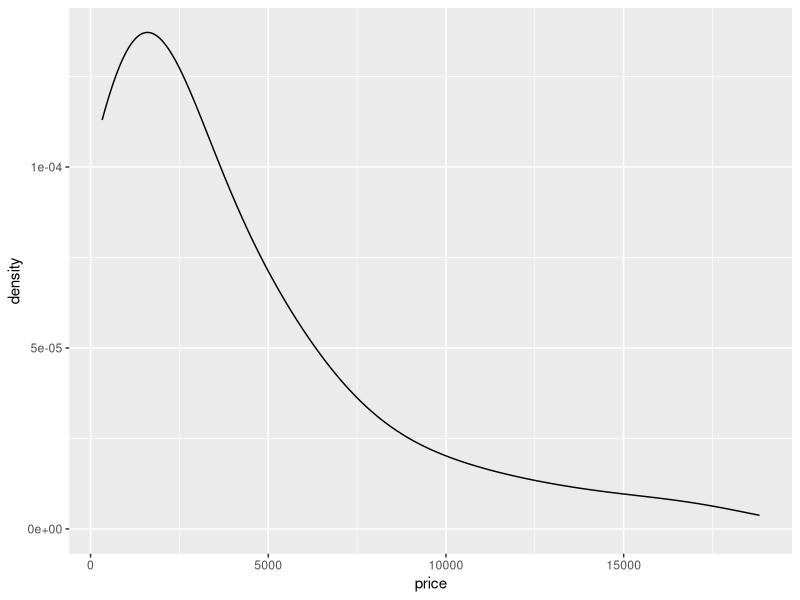
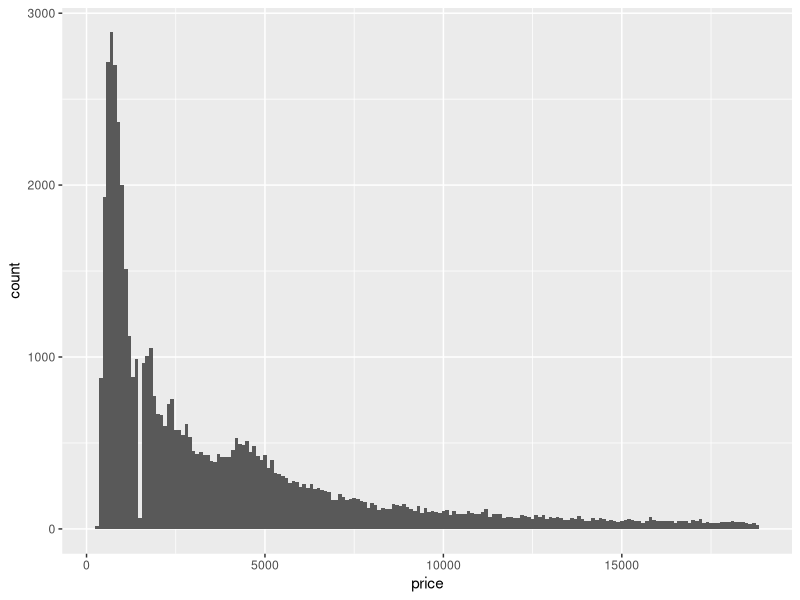
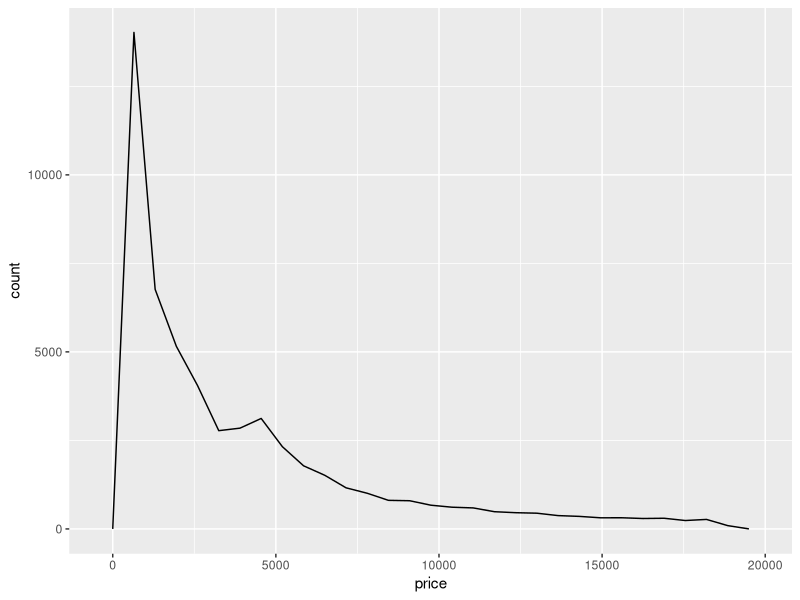
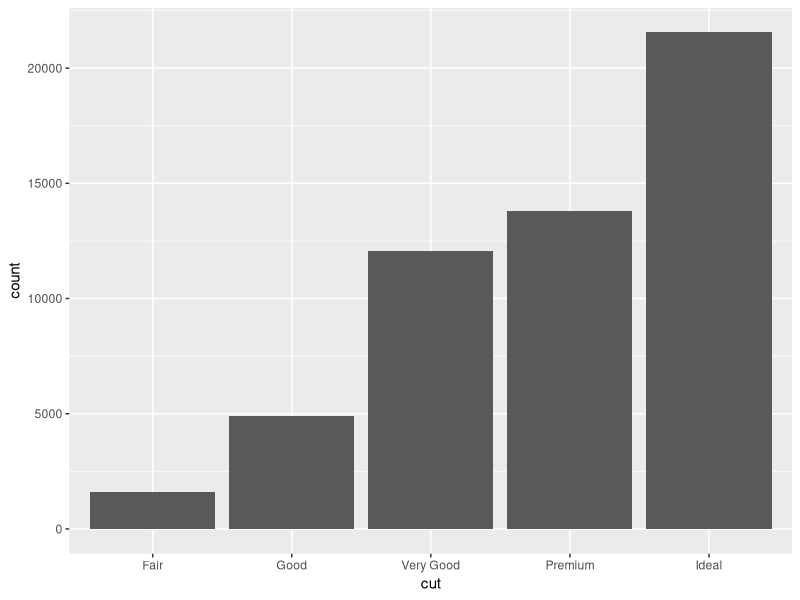
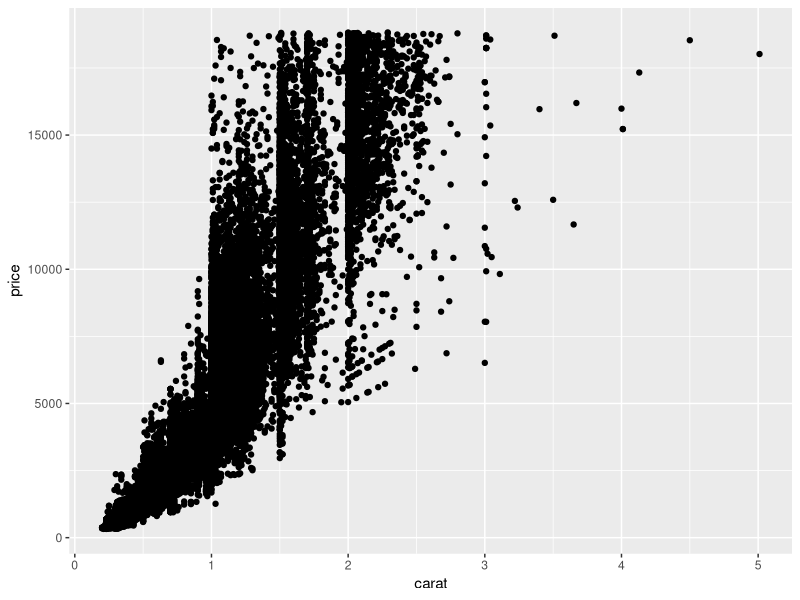
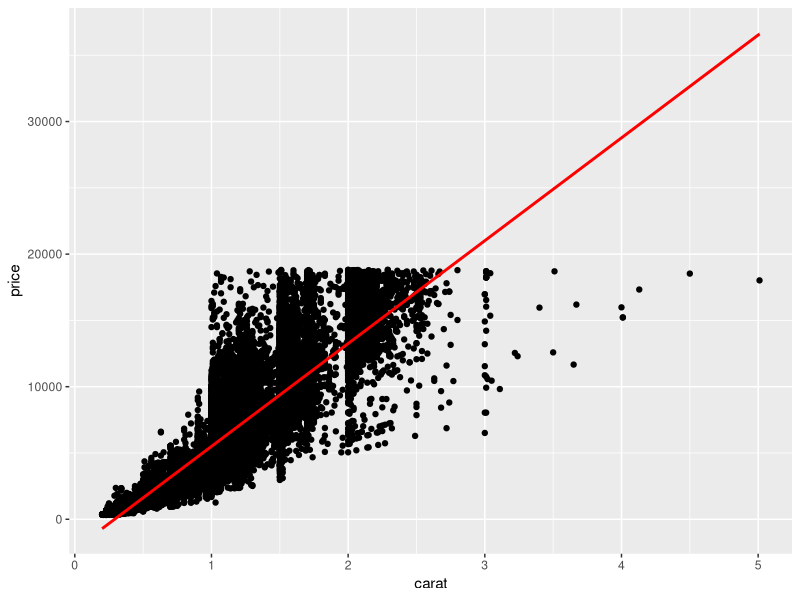
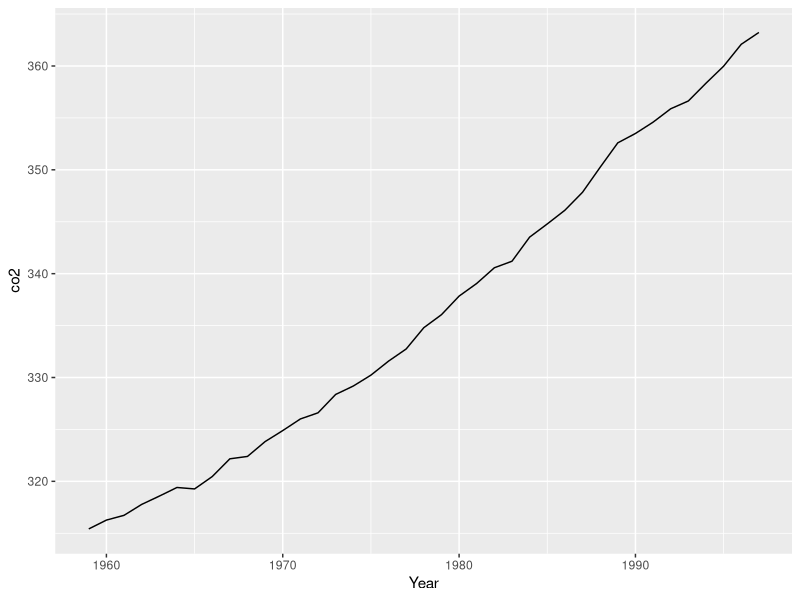
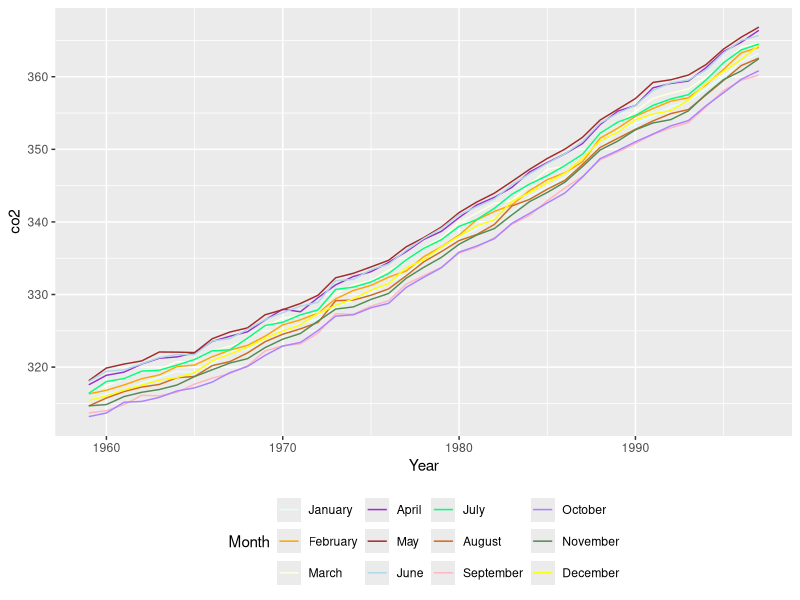

These figures' R source, in order: (Note: this script raises an error after producing the figures.)
library(dplyr)
library(ggplot2)
library(tidyr)
library(gridExtra)
library(patchwork)
library(RColorBrewer)

# load datasets we'll use
data(sleep)
data(diamonds)
data(co2)
# tidy co2 
co2 <- data.frame(Year = rep(1959:1997, each = 12),
                  Month = rep(format(ISOdate(2004,1:12,1),"%B"), 39),
                  co2 = as.numeric(co2))

matrics <- data.frame(
  year = 2014:2018,
  EC = c(65.4,56.8,59.3,65,70.6),
  FS = c(82.8,81.6,88.2,86.1,87.5),
  Gau = c(84.7,84.2,85.1,85.1,87.9),
  KZN = c(69.7,60.7,66.4,72.9,76.2),
  Lim = c(72.9,65.9,62.5,65.6,69.4),
  Mpu = c(79,78.6,77.1,74.8,79),
  NW = c(84.6,81.5,82.5,79.4,81.1),
  NC = c(76.4,69.4,78.7,75.6,73.3),
  WC = c(82.2,87.7,85.9,82.8,81.5)
)

matrics_long <- pivot_longer(matrics, cols = -1, names_to = "province", values_to = "pass_rate")

# geometries
# geometries denoted by geom_xxx are the building blocks of ggplots

# common 1D geoms: geom_density, geom_histogram, geom_freqpoly, geom_bar
# common 2D geoms: geom_point, geom_line, geom_bar(stat = "identity")

### 1D geoms only need you to specify an "x" in the aesthetics

## geom_density
diamonds %>% 
  ggplot(aes(x = price)) + 
  geom_density(adjust = 5)  # data smoothed

## geom_histogram
diamonds %>% 
  ggplot(aes(x = price)) + 
  geom_histogram(binwidth = 100) # rougher histogram with increased number of bins

## geom_freqpoly
diamonds %>% 
  ggplot(aes(x = price)) + 
  geom_freqpoly(binwidth = 650) # semi-smoothed data by increasing binwidth

## additional parameters control smoothing (see ?geom_xxx)

# EXERCISE: adapt each of the plots above so that the densities/histograms are 
# either "smoother" or "rougher". Choose an appropriate amount of smoothing.

## geom_bar

# default behaviour for geom_bar is to count stuff, so 1D
diamonds %>% ggplot(aes(x = cut)) + 
  geom_bar()

### 2D geoms need x and y in aes

## geom_point

diamonds %>% ggplot(aes(x = carat, y = price)) + 
  geom_point()

# often nice to add a smooth line of best fit with geom_smooth, which
# uses generalised additive models (gams) by default, covered in later
# courses
diamonds %>% ggplot(aes(x = carat, y = price)) + 
  geom_point() + 
  geom_smooth(method = "lm" , color = "red") # add red linear regression line

# EXERCISE: adapt the code you just used to fit a straight line rather than a smooth

## geom_line

co2 %>% filter(Month == "January") %>%
  ggplot(aes(x = Year, y = co2)) + 
  geom_line()

# EXERCISE: show lines for all 12 months on the plot (a) by using fill or colour, 
# (b) without using fill or colour

#Create a distinct color pallete from R colors
color = grDevices::colors()[grep('gr(a|e)y', grDevices::colors(), invert = T)]

## a.
co2 %>% ggplot(aes(x = Year, y = co2)) + 
  geom_line(aes(color = factor(Month , levels = month.name))) + 
  labs(color = "Month") + 
  theme(legend.position = "bottom") + 
  scale_color_manual(values = (sample(color, 12)))

## b.
colors <- sample(color,12)

#col <- c("January" = colors[1], "February"= colors[2],"March"= colors[3],"April"= colors[4],"May"= colors[5],"June"= colors[6],"July"= colors[7],"August"= colors[8], "September" = colors[9], "October"= colors[10] , "November"= colors[11] , "December"= colors[12]) 

p<-ggplot() +
  geom_line(data = filter(co2, Month == "January") , aes(x = Year , y = co2 , color = colors[1])) +
  geom_line(data = filter(co2, Month == "February") , aes(x = Year , y = co2 , color = colors[2])) +
  geom_line(data = filter(co2, Month == "March") , aes(x = Year , y = co2 , color = colors[3])) +
  geom_line(data = filter(co2, Month == "April") , aes(x = Year , y = co2 , color = colors[4])) +
  geom_line(data = filter(co2, Month == "May") , aes(x = Year , y = co2 , color = colors[5])) +
  geom_line(data = filter(co2, Month == "June") , aes(x = Year , y = co2 , color = colors[6])) +
  geom_line(data = filter(co2, Month == "July") , aes(x = Year , y = co2 , color = colors[7])) +
  geom_line(data = filter(co2, Month == "August") , aes(x = Year , y = co2 , color = colors[8])) +
  geom_line(data = filter(co2, Month == "September") , aes(x = Year , y = co2 , color = colors[9])) +
  geom_line(data = filter(co2, Month == "October") , aes(x = Year , y = co2 , color = colors[10])) +
  geom_line(data = filter(co2, Month == "November") , aes(x = Year , y = co2 , color = colors[11])) +
  geom_line(data = filter(co2, Month == "December") , aes(x = Year , y = co2 , color = colors[12])) 
p + scale_color_identity(name = "Months" , breaks = colors , labels = month.name , guide = "legend")

# EXERCISE: flip Month and Year around so that each line represents a Year, and the 
# Month is on the x-axis

co2 %>% ggplot(aes(x = factor(Month, levels = month.name), y = co2, group = Year)) + 
  geom_line(aes(color = factor(Year))) + 
  labs(color = "Year") + 
  theme(legend.position = "bottom") + 
  scale_color_manual(values = (sample(color, 39)))

## geom_area

# just fills in area under a geom_line
co2 %>% filter(Month == "January") %>%
  ggplot(aes(x = Year, y = co2)) + 
  geom_area()

## geom_bar

# with (stat = "identity") plots x and y directly, no counts
diamonds %>% group_by(cut) %>% summarize(meanprice = mean(price)) %>%
  ggplot(aes(x = cut, y = meanprice)) + 
  geom_bar(stat = "identity")

### discretising continuous variables

## ggplot provides 3 helper functions:
# cut_interval: divides data into fixed number of bins
# cut_width: divides data into bins of fixed width
# cut_number: divides data into n bins each containing (approximately) the same number of points

diamonds %>%
  ggplot(aes(x = cut_interval(price, n = 5))) + 
  geom_bar()

diamonds %>%
  ggplot(aes(x = cut_width(price, width = 5000))) + 
  geom_bar()

diamonds %>%
  ggplot(aes(x = cut_number(price, n = 5))) + 
  geom_bar()

# these are especially useful when grouping/faceting on continuous variables

# EXERCISE: Display the distribution of price conditional on cut and carat. 
# Try facetting by cut and grouping by carat. Try facetting by carat and grouping by cut. 
# Which do you prefer?

# Facetting by cut and grouping by carat
diamonds %>% ggplot(aes(x = cut_interval(carat, n = 12) , y = price))  + geom_bar(stat = "identity") + facet_grid(cut~.) # This is preferred

# Facetting by carat and grouping by cut
diamonds %>% ggplot(aes(x = cut , y = price))  + geom_bar(stat = "identity")  + facet_wrap(~cut_interval(carat, n=12))

# EXERCISE: Compare the relationship between price and carat for each colour.
# What makes it hard to compare the groups? Is grouping better or facetting? 
# If you use facetting, what annotation might you add to make it easier to see 
# the differences between panels?

diamonds %>% ggplot(aes(x = cut_width(carat,0.5) , y = price , fill = color)) + geom_bar(stat = "identity")

diamonds %>% ggplot(aes(x = cut_width(carat,0.5) , y = price , fill = color)) + geom_bar(stat = "identity") + facet_grid(color~.)

### Labels (labs)

## sets text for axis labels and title
## NOT the appearance of the text, that's a "theme" (next)

co2 %>% filter(Month == "January") %>%
  ggplot(aes(x = Year, y = co2)) + 
  geom_line() +
  labs(x = "Year", y = "C02 level (PPM)", 
       title = "Increasing atmospheric concentrations of CO2", 
       subtitle = "Values for February, March and April of 1964 obtained by interpolation")

# nice to have CO2 with a subscript on the "2"
co2 %>% filter(Month == "January") %>%
  ggplot(aes(x = Year, y = co2)) + 
  geom_line() +
  labs(x = "Year", y = expression(paste(CO[2]," level")), 
       title = expression(paste("Increasing atmospheric concentrations of ", CO[2])), 
       subtitle = "Values for February, March and April of 1964 obtained by interpolation")

### Themes

## fine-scale control and polishing

# loads of options
?theme

# make a plot
pp <- diamonds %>% sample_n(1000) %>%
  ggplot(aes(x = carat, y = price)) + 
  geom_point()
pp 

# change the background colour
pp + 
  theme(panel.background = element_rect(fill = "red"))

# that's too dark, add some transparency
pp + 
  theme(panel.background = element_rect(fill = alpha('red', 0.2)))

# change axis text 
pp + 
  theme(axis.text = element_text(colour = "red", size = rel(1.5)))

# change axis labels text 
pp + 
  theme(axis.title = element_text(colour = "red", size = rel(1.5)))

# can also add transparency to axis labels (not a good idea here) 
pp + 
  theme(axis.title = element_text(colour = alpha('red', 0.2), size = rel(1.5)))

# arrows on the axes
pp + 
  theme(axis.line = element_line(arrow = arrow()))

# even finer control... changes look of arrow heads
pp + 
  theme(axis.line = element_line(arrow = arrow(angle = 20, length = unit(0.1, "inches"))))

# grid lines
pp +
  theme(panel.grid.major = element_line(colour = "red"),
        panel.grid.minor = element_line(colour = "orange"))

pp +
  theme(panel.grid.major = element_line(colour = "red", size = 1),
        panel.grid.minor = element_line(colour = "orange", size = 1))

# spacing between gridlines isn't a theme setting, its in "scale_"
pp +
  theme(panel.grid.major = element_line(colour = "red"),
        panel.grid.minor = element_line(colour = "orange")) +
  scale_x_continuous(breaks = seq(from = 0, to = 3, by = 0.5),
                     minor_breaks = seq(from = 0, to = 3, by = 0.1))

# same for y axis
pp +
  theme(panel.grid.major = element_line(colour = "red"),
        panel.grid.minor = element_line(colour = "orange")) +
  scale_y_continuous(breaks = seq(from = 0, to = 20000, by = 10000),
                     minor_breaks = seq(from = 0, to = 20000, by = 500))

# can also set manual axis text at tickmarks
pp +
  scale_y_continuous(breaks = seq(from = 0, to = 20000, by = 5000),
                     labels = c("R0", "R5,000", "R10,000", "R15,000", "R20,000"))

# longer axis ticks
pp +
  scale_y_continuous(breaks = seq(from = 0, to = 20000, by = 5000),
                     labels = c("R0", "R5,000", "R10,000", "R15,000", "R20,000")) +
  theme(axis.ticks.length=unit(.25, "cm"))

# put it all together
pp + 
  labs(x = "Weight of diamond (carats)", y = "Price of diamond (USD)") +
  theme(panel.background = element_rect(fill = alpha('red', 0.2)),
        axis.text = element_text(colour = "red", size = rel(1.5)),
        axis.title = element_text(colour = "red", size = rel(1.5)))


# revisiting log scale example from lecture
data(msleep)

a <- ggplot(msleep, aes(x = bodywt, y = brainwt)) + 
  geom_point(na.rm = TRUE) + 
  labs(x = "Body weight (kg)", y = "Brain weight (kg)")
a 

# log scaling
a + scale_x_log10() + scale_y_log10() 

# nice tick marks with annotation_xxx
a + scale_x_log10() + scale_y_log10() + annotation_logticks() 

# advanced axis breaks and labelling options with scales package
a + scale_x_log10(
  breaks = scales::trans_breaks("log10", function(x) 10^x),
  labels = scales::trans_format("log10", scales::math_format(10^.x))) +
  scale_y_log10(
    breaks = scales::trans_breaks("log10", function(x) 10^x),
    labels = scales::trans_format("log10", scales::math_format(10^.x))) +
  annotation_logticks() +
  labs(x = "Body weight (kg)", y = "Brain weight (kg)")

# EXERCISE: choose any of the plots you've made and add axis labels, title, and 
# subtitle

co2 %>% filter(Month == "January") %>%
  ggplot(aes(x = Year, y = co2)) + 
  geom_line() +
  labs(title = expression(paste(CO[2]," Concentration for January from 1959 to 1997")) , y = expression(paste(CO[2], " Concentration [ppm]")) , subtitle = "Mauna Loa Atmospheric CO2 Concentration" )

# EXERCISE: Improve the plot below by adding appropriate axis labels, 
# rotating the x axis text so that it is vertical, and change
# the axis text so that it does not include numbers in scientific notation

diamonds %>%
  ggplot(aes(x = cut_interval(price, n = 5 , dig.lab = 5))) + 
  geom_bar() + 
  labs(title = "Distribution of Price of Diamonds (USD)" ,x = "Price Interval [USD]" , y = "Frequency") + 
  #scale_x_discrete(labels = comma) +
  theme(axis.text.x = element_text(angle = 90 , vjust = 0.5 , hjust = 1))

# EXERCISE: Use geom_label to add a label to the plot below that identifies 
# the diamond with the largest value-per-carat. Bonus: make the labelling 
# "automatic" so that it still works if you resample another 10 diamonds 
# (make the label's location dynamic, rather than at a fixed (x,y) location)

diamonds_sample <- diamonds %>% sample_n(10)

caratRatio_diamonds <- diamonds_sample %>% mutate(ratio = price/carat)
maxRatio <- which.max(caratRatio_diamonds$ratio)
xmax <- caratRatio_diamonds$carat[maxRatio]
ymax <- caratRatio_diamonds$price[maxRatio]
caratRatio_diamonds %>%
  ggplot(aes(x = carat, y = price)) + 
  geom_point() +
  geom_point(aes(x=xmax,y=ymax) , color = "red") +
  geom_label(label='Max value-per-carat', x=xmax, y=0.95*ymax, colour="red")

### Legends

# revisiting class example #1
s1 <- ggplot(msleep, 
             aes(x = bodywt, y = brainwt, colour = order)) +
  geom_point(na.rm = TRUE) + 
  scale_x_log10(breaks = scales::trans_breaks("log10", function(x) 10^x),
                labels = scales::trans_format("log10",scales::math_format(10^.x))) + 
  scale_y_log10(breaks = scales::trans_breaks("log10", function(x) 10^x),
                labels = scales::trans_format("log10", scales::math_format(10^.x))) +
  annotation_logticks() +
  xlab("Body weight (kg)") + ylab("Brain weight (kg)") 
s1 

s1 + theme(legend.position = "bottom") 
s1 + theme(legend.position = "bottom") + guides(colour = guide_legend(ncols = 8))

matrics_long %>% 
  ggplot(aes(x = year, y = pass_rate, colour = province)) +
  geom_line() + theme_bw() + scale_colour_brewer(palette = "Set3")


# revisiting class example #2

s2 <- matrics_long %>% 
  ggplot(aes(x = year, y = pass_rate, colour = province)) +
  geom_line() + theme_bw() + scale_colour_brewer(palette = "Set3") 

# inset legend 
s2 +
  # coordinates for legend.position are x- and y- offsets from the bottom-left of the plot, ranging from 0 - 1.
  theme(legend.position = c(0.82,0.12), legend.title = element_blank(), 
        legend.text=element_text(size=8)) +
  guides(colour = guide_legend(ncol = 3))

# with geom_label

# make dataframe with x and y coords of labels, here just taking 2015 as x and 
# pass rate in 2015 as y, for illustration
textlabels <- matrics_long %>% filter(year == 2015) %>% 
  mutate(xpos = year, ypos = pass_rate) # don't have to rename, again for illustration

s2 +
  geom_label(data = textlabels, aes(x = xpos, y = ypos, label = province)) +
  theme(legend.position = "none")

s2 +
  geom_label_repel(data = textlabels, aes(x = xpos, y = ypos, label = province)) +
  theme(legend.position = "none")

### Adding geoms from different datasets

# Task: make a figure that shows the CO2 concentration over time for a
# specific month as a line (like done above), and then on top of that
# plots the mean CO2 concentrations over time (i.e. averages over all
# months) as a bar graph

co2mean <- co2 %>% group_by(Year) %>% summarize(mean_co2 = mean(co2))

co2 %>% filter(Month == "June") %>%
  ggplot(aes(x = Year, y = co2)) + 
  geom_bar(data = co2mean, aes(x = Year, y = mean_co2),
           stat = "identity", alpha = 0.4) + 
  geom_line(colour = "red")

# limiting the range on the y-axis
co2 %>% filter(Month == "June") %>%
  ggplot(aes(x = Year, y = co2)) + 
  geom_bar(data = co2mean, aes(x = Year, y = mean_co2),
           stat = "identity", alpha = 0.4) + 
  geom_line(colour = "red") +
  ylim(c(300, 400))

# can't use ylim, drops the observations, need "coord_cartesian"
co2 %>% filter(Month == "June") %>%
  ggplot(aes(x = Year, y = co2)) + 
  geom_bar(data = co2mean, aes(x = Year, y = mean_co2),
           stat = "identity", alpha = 0.4) + 
  geom_line(colour = "red") +
  coord_cartesian(ylim = c(300, 375))

# this is probably a better plot
co2 %>% filter(Month == "June") %>%
  ggplot(aes(x = Year, y = co2)) + 
  geom_line(data = co2mean, aes(x = Year, y = mean_co2)) + 
  geom_line(colour = "red") 

### Showing multiple plots

# Make a few plots
p1 <- diamonds %>% ggplot(aes(x = price)) + geom_density() + ggtitle("Default")
p2 <- diamonds %>% ggplot(aes(x = price)) + geom_density(adjust = 0.5) + ggtitle("Wiggly")
p3 <- diamonds %>% ggplot(aes(x = price)) + geom_density(adjust = 5) + ggtitle("Smooth")
p4 <- diamonds %>% ggplot(aes(x = price)) + geom_histogram() + ggtitle("Histogram")

# layout with gridExtra package
grid.arrange(p1, p2, p3, p4, nrow = 1)
grid.arrange(p1, p2, p3, p4, nrow = 2)
grid.arrange(p1, p2, p3, layout_matrix = matrix(c(1,2,1,3), nrow = 2))
grid.arrange(p1, p2, p3, layout_matrix = matrix(c(1,1,2,3), nrow = 2))

# layout with patchwork package
p1 + p2 
p1 + p2 + p3 + plot_layout(ncol = 3)
p1 + p2 + p3 + plot_layout(ncol = 3, widths = c(2, 1, 1))

# nesting plots
p1 + { p2 + p3 } + plot_layout(ncol = 2)
p1 + { p2 + { p3 + p4 } } + plot_layout(ncol = 1)

# various operators for manipulating layout (-, /, |)
p1 + p2 - p3 + plot_layout(ncol=1)
p1 + p2 - p3 - p4 + plot_layout(ncol=1)
p1 + p2 - p3 + p4 + plot_layout(ncol=1)
p1 + p2 - (p3 + p4) + plot_layout(ncol=1)
p1 + p2 - (p3 + p4 + p1) + plot_layout(ncol=1)

(p1 | p2 | p3) / p4
p4 / (p1 | p2 | p3)

# saving your plots
p_all <- p1 + p2 + p3 + p4 + plot_layout(ncol = 4)
ggsave(p_all, file = "myplot.png", width = 9, height = 3, dpi = 400)
